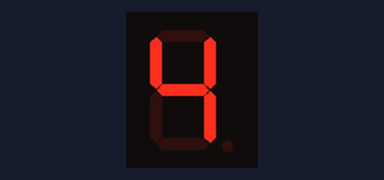
A sketch run on a simulated Arduino Uno, built with avr-gcc and run on an emulated ATmega328P. On the bench: 1-digit seven-segment display. Wiring (from diagram.json): 1-digit 7-segment display, segments lit when LOW: segments pin 7, pin 8, pin 9, pin 10, pin 11, pin 12, pin 13, pin 6. The segment pins are drawn as the display they are named for.

Above: at 0.1 s.
At 1.3 s:
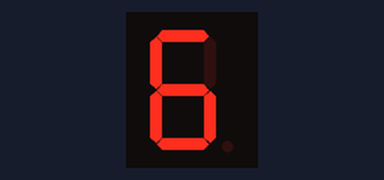
At 2.5 s:
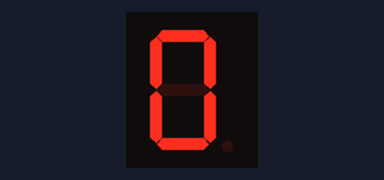
At 3.7 s:
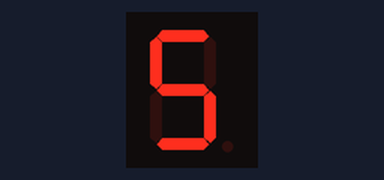
At 6.9 s:
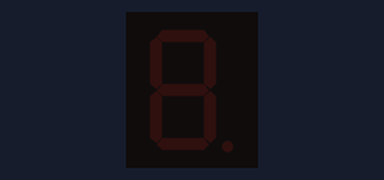

Measured:
- by itself, everything shown: repeats every 8.4 s, in 12 steps
- what the display in image 1 shows lasts 0.8 s, from 1.2 s to 2.0 s
- what the display in image 4 shows lasts 1.5 s, from 6.9 s to 8.4 s

The sketch:

sketch.ino
```cpp
byte pinName[8] = {6, 7, 8, 9, 10, 11, 12, 13};
byte off[8] = {HIGH,HIGH,HIGH,HIGH,HIGH,HIGH,HIGH,HIGH};
byte digit[10][8]={{HIGH,LOW,LOW,LOW,LOW,LOW,LOW,HIGH},
               {HIGH,HIGH,LOW,LOW,HIGH,HIGH,HIGH,HIGH},
               {HIGH,LOW,LOW,HIGH,LOW,LOW,HIGH,LOW},
               {HIGH,LOW,LOW,LOW,LOW,HIGH,HIGH,LOW},
               {HIGH,HIGH,LOW,LOW,HIGH,HIGH,LOW,LOW},
               {HIGH,LOW,HIGH,LOW,LOW,HIGH,LOW,LOW},
               {HIGH,LOW,HIGH,LOW,LOW,LOW,LOW,LOW},
               {HIGH,LOW,LOW,LOW,HIGH,HIGH,HIGH,HIGH},
               {HIGH,LOW,LOW,LOW,LOW,LOW,LOW,LOW},
               {HIGH,LOW,LOW,LOW,LOW,HIGH,LOW,LOW}};
byte nim6Digit[6] = {4,6,0,5,5,0};

void setup() {
  // put your setup code here, to run once:
  for(byte i=0; i<8;i++){
    pinMode(pinName[i], OUTPUT);
  }
  Serial.begin(9600);
}

void loop() {
  // put your main code here, to run repeatedly:
  for(byte i=0;i<6;i++){
    for(byte j=0; j<8; j++){
      digitalWrite(pinName[j], digit[nim6Digit[i]][j]);
    }
    delay(725);
    for(byte j=0; j<8; j++){
      digitalWrite(pinName[j], off[j]);
    }
    delay(500);
  }
  delay(1000);
}
```
